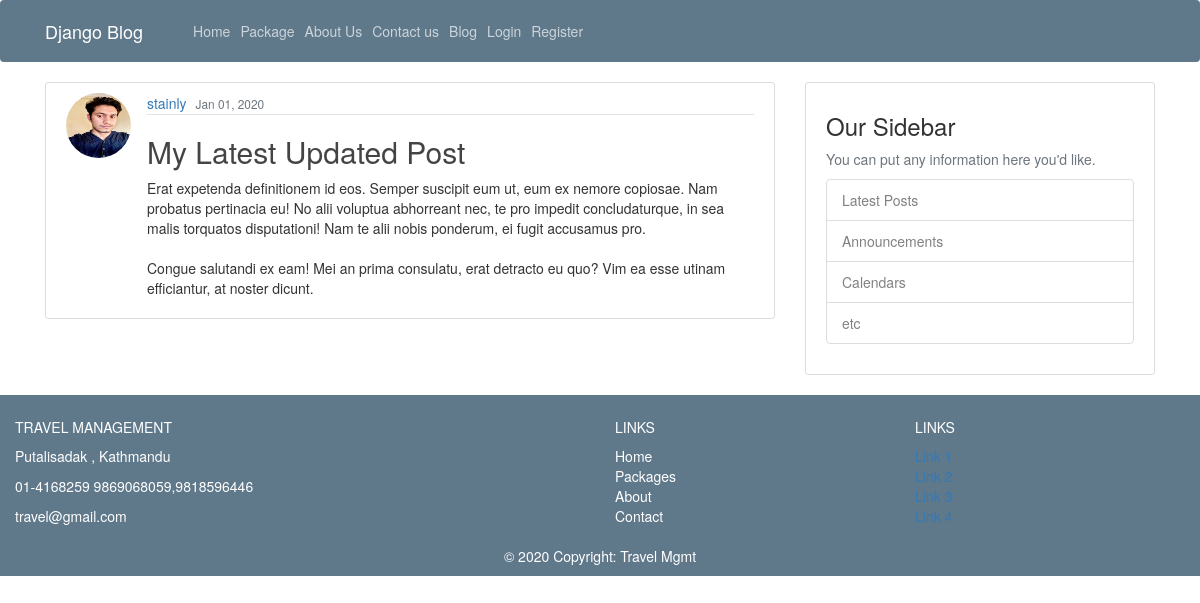
/post/27/, run on the app's committed database.
### blog/models.py (models this page shows, shortened)
class Post(models.Model):
    title = models.CharField(max_length = 100)
    content = models.TextField()
    date_posted = models.DateTimeField(default = timezone.now)
    author = models.ForeignKey(User, on_delete=models.CASCADE)

### users/models.py (models this page shows, shortened)
class Profile(models.Model):
    user = models.OneToOneField(User,on_delete=models.CASCADE)
    image = models.ImageField(default='default.jpg', upload_to='profile_pics')

### blog/views.py (the view)
# urls.py: path('post/<int:pk>/',PostDetailView.as_view(),name='post-detail'),
class PostDetailView(DetailView):
    model = Post

### blog/templates/blog/post_detail.html (shortened to what this page needs)
{% extends "blog/base.html" %}
{% block content %}
      <article class="media content-section">
        <img class="rounded-circle article-img" src="{{ object.author.profile.image.url }}" alt="">
        <div class="media-body">
          <div class="article-metadata">
            <a class="mr-2" href="{% url 'user-posts' object.author.username %}">{{ object.author }}</a>
            <small class="text-muted">{{object.date_posted|date:"M d, Y"}}
            </small>
          </div>
          <h2 class="article-title">{{object.title}}</h2>
          <p class="article-content">{{object.content}}</p>
        </div>
      </article>
{% endblock content%}

### blog/static/blog/main.css (style rules this page uses)
body { background: #fafafa; color: #333333; margin-top: 5rem; }
h1, h2, h3, h4, h5, h6 { color: #444444; }
.content-section { background: #ffffff; padding: 10px 20px; border: 1px solid #dddddd; border-radius: 3px; margin-bottom: 20px; }
.article-title { color: #444444; }
.article-content { white-space: pre-line; }
.article-img { height: 65px; width: 65px; margin-right: 16px; }
.article-metadata { padding-bottom: 1px; margin-bottom: 4px; border-bottom: 1px solid #e3e3e3 }

### data on the page
Post: author.profile.image (placeholder picture), author "stainly", date_posted "Jan 01, 2020", title "My Latest Updated Post", content "Erat expetenda definitionem id eos. Semper suscipit eum ut, eum ex nemore copiosae. Nam probatus pertinacia eu! No alii voluptua abhorreant nec, te pro impedit concludaturque, in sea malis torquatos disputationi! Nam te alii nobis ponderum, ei fugit accusamus pro. Congue salutandi ex eam! Mei an prima consulatu, erat detracto eu quo? Vim ea esse utinam efficiantur, at noster dicunt."
